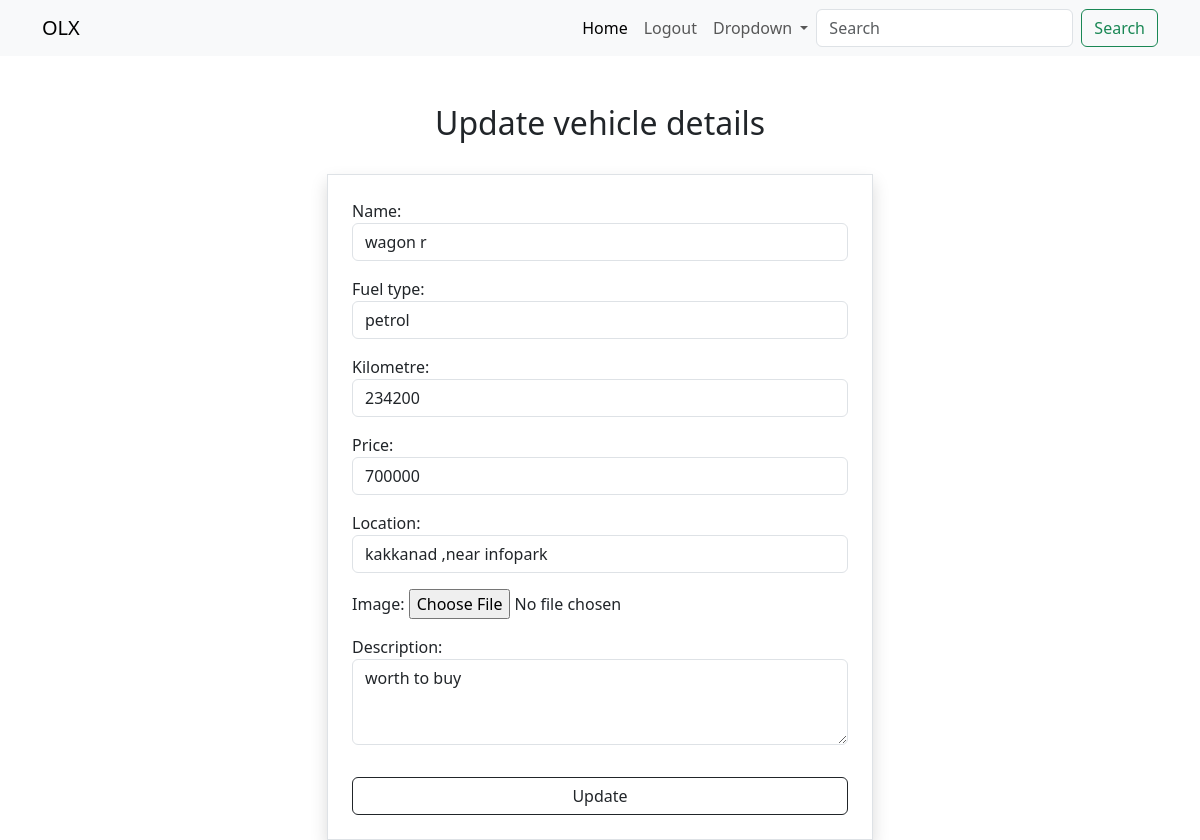
The app's page /v1/olx/3/change (signed in) with its own data.
### remainder/models.py (models this page shows, shortened)
class Vehicles(models.Model):
    name=models.CharField(max_length=200)
    user=models.ForeignKey(User,on_delete=models.CASCADE)
    fuel_type=models.CharField(max_length=200)
    kilometre=models.PositiveIntegerField()
    price=models.PositiveIntegerField()
    location=models.CharField(max_length=200)
    description=models.CharField(max_length=200)
    image=models.ImageField(upload_to="images",null=True)

### remainder/views.py (the view, shortened to what this page needs)
# urls.py: path("<int:pk>/change",VehicleUpdateView.as_view(),name="change-vehicle"),
@method_decorator(signin_required,name="dispatch")
class VehicleUpdateView(View):
    def get(self,request,*args,**kwargs):
        id=kwargs.get("pk")
        obj=Vehicles.objects.get(id=id)
        form=VehicleChangeForm(instance=obj)
        return render(request,"vehicle_edit.html",{"form":form})

### remainder/forms.py
class VehicleChangeForm(forms.ModelForm):
    class Meta:
        model=Vehicles
        fields=["name","fuel_type","kilometre","price","location","image","description"]
        widgets={
            "name":forms.TextInput(attrs={"class":"form-control"}),
            "fuel_type":forms.TextInput(attrs={"class":"form-control"}),
            "kilometre":forms.NumberInput(attrs={"class":"form-control"}),
            "price":forms.NumberInput(attrs={"class":"form-control"}),
            "location":forms.TextInput(attrs={"class":"form-control"}),
            "description":forms.Textarea(attrs={"class":"form-control","rows":3}),
    }

### remainder/views.py (called while the page is built)
def signin_required(fn):
    def wrapper(request,*args,**kwargs):
        if not request.user.is_authenticated:
            messages.error(request,"invalid session, please login to your account")
            return redirect("signin")
        else:
            return fn(request,*args,**kwargs)
    return wrapper

### task/templates/vehicle_edit.html (shortened to what this page needs)
{%extends 'base.html'%}
{%block body_block%}
<div class="container">
    <div class="row mt-5 ">
        <h2 class="text-center">Update vehicle details</h2>
        <div class="col-3"></div>
        <div class="col-6 mt-4">
            <form action="" method="post" class="p-4 border shadow" enctype="multipart/form-data">
                {{form.as_p}}
                <button type="submit" class="mt-3 btn btn-outline-dark form-control">Update</button>
            </form>
        </div>
        <div class="col-3"></div>
    </div>
</div>
{%endblock%}

### records on screen
Vehicles: name "wagon r", fuel_type "petrol", kilometre "234200", price "700000", location "kakkanad ,near infopark", description "worth to buy"
